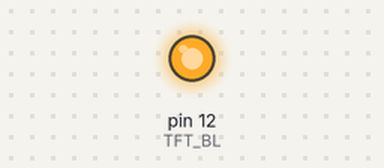
The sketch below on a simulated Arduino Uno, built with avr-gcc and run on an emulated ATmega328P. On the bench: output pins drawn as LEDs (lit = HIGH).

Above: at 0.1 s.
At 5.1 s:
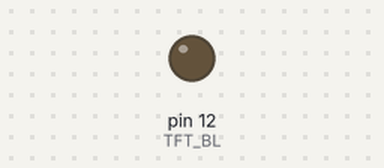
Timing chart, 0 to 6.6 s (numbered marks = the images above):
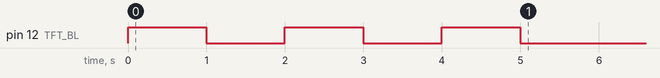

The sketch:

TFT_BL.ino
```cpp
int TFT_BL = 12;

void setup() {
  // put your setup code here, to run once:
  pinMode(TFT_BL, OUTPUT);
  digitalWrite(TFT_BL, 1);
  delay(1000);
  digitalWrite(TFT_BL, 0);
  delay(1000);

  digitalWrite(TFT_BL, 1);
  delay(1000);

  digitalWrite(TFT_BL, 0);
  delay(1000);

  digitalWrite(TFT_BL, 1);
  delay(1000);

  digitalWrite(TFT_BL, 0);
  delay(1000);


}

void loop() {
  // put your main code here, to run repeatedly:

}
```
